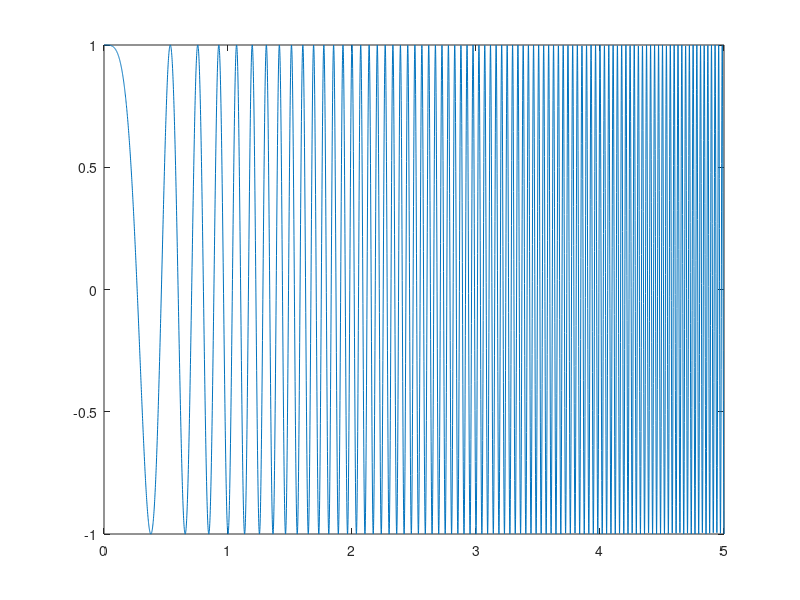

Recreate this plot in MATLAB. (Note: this script raises an error after producing the figure.)
clear
close all
clc

% load("noise measurement\xbeam.mat")
% load("noise measurement\xpend.mat")
% 
% load("calib_data\adin_gain.mat")
% load("calib_data\adin_offs.mat")
% 
% % xpend = xpend - mean(xpend);
% % xbeam = xbeam - mean(xbeam);
% 
% xpend = (xpend - adin_offs(2)) / adin_gain(2);
% xbeam = (xbeam - adin_offs(1)) / adin_gain(1);
% 
% noisePower_beam = sum(abs(xbeam).^2) / length(xbeam);
% 
% noisePower_pend = sum(abs(xpend).^2) / length(xpend);



% t = 0 : 0.001 : 2*pi;
% y1 = 0.99 * t;
% y2 = sin(t);
% 
% plot(t, [y1; y2]);
% intersect(y1, y2)
y = 0.25;
y = y / pi * 180
y = 0.37;
y = y / pi * 180

L = 5000;

Ts = 0.001; 
Fs = 1 / Ts;
t = 0 : Ts : (L * Ts);
f1 = 2;

u = chirp(t, 0, 5, 35);
plot(t, u)

[xbeam1, xpend1] = one_run(u, L);

% xpend1 = xpend1 - mean(xpend1);
% xbeam1 = xbeam1 - mean(xbeam1);
% 
% xpend1 = (xpend1 - adin_offs(2)) / adin_gain(2);
% xbeam1 = (xbeam1 - adin_offs(1)) / adin_gain(1);
% 
% figure(5); stairs([xbeam1; xpend1]'); ylabel('Beam, Pendulum');
% 
% sigPower = sum(abs(xbeam1 - xbeam).^2) / length((xbeam1 - xbeam));
% 
% SNR_10 = 10 * log10 (sigPower/noisePower_beam);